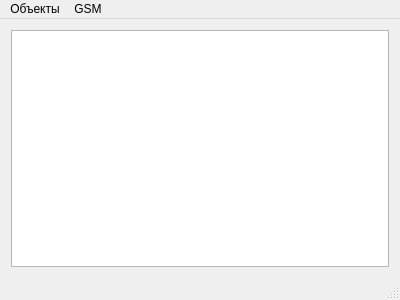
<?xml version="1.0" encoding="UTF-8"?>
<ui version="4.0">
 <class>MainWindow</class>
 <widget class="QMainWindow" name="MainWindow">
  <property name="geometry">
   <rect>
    <x>0</x>
    <y>0</y>
    <width>400</width>
    <height>300</height>
   </rect>
  </property>
  <property name="windowTitle">
   <string>Центральный сервер</string>
  </property>
  <widget class="QWidget" name="centralWidget">
   <layout class="QHBoxLayout" name="horizontalLayout">
    <item>
     <widget class="QPlainTextEdit" name="textLog">
      <property name="readOnly">
       <bool>true</bool>
      </property>
     </widget>
    </item>
   </layout>
  </widget>
  <widget class="QMenuBar" name="menuBar">
   <property name="geometry">
    <rect>
     <x>0</x>
     <y>0</y>
     <width>400</width>
     <height>27</height>
    </rect>
   </property>
   <widget class="QMenu" name="menu">
    <property name="title">
     <string>Объекты</string>
    </property>
    <addaction name="boreAction"/>
   </widget>
   <widget class="QMenu" name="menuGSM">
    <property name="title">
     <string>GSM</string>
    </property>
    <addaction name="smsAction"/>
   </widget>
   <addaction name="menu"/>
   <addaction name="menuGSM"/>
  </widget>
  <widget class="QStatusBar" name="statusBar"/>
  <action name="boreAction">
   <property name="text">
    <string>Скважины</string>
   </property>
  </action>
  <action name="smsAction">
   <property name="text">
    <string>Отправить сообщение</string>
   </property>
  </action>
 </widget>
 <layoutdefault spacing="6" margin="11"/>
 <resources/>
 <connections/>
</ui>
